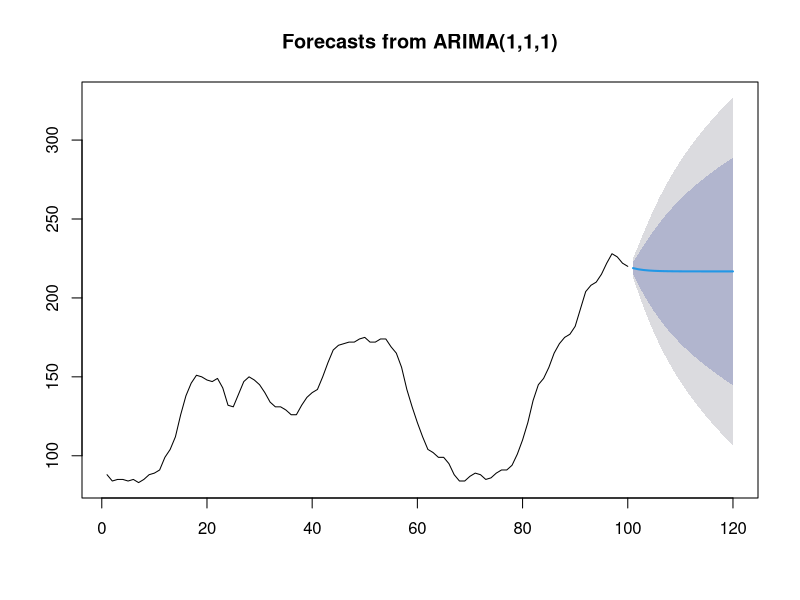
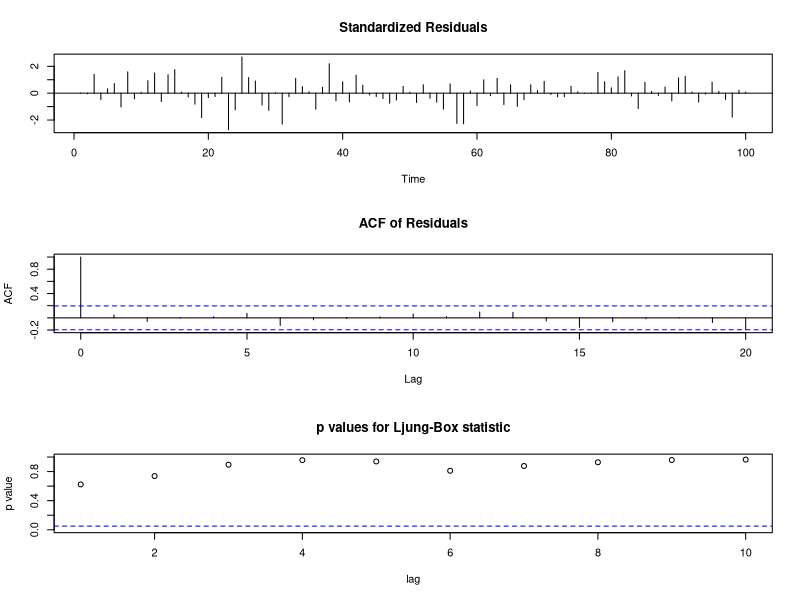

The R source for these figures, in order:
y = scan("./data/wwwusage.txt", skip = 1)


library(forecast)
fit <- auto.arima(y,max.p = 5,max.q = 5,max.P = 5,max.Q = 5,max.d = 3,seasonal = FALSE,ic = 'aicc')
plot(forecast(fit,h=20))
AIC(fit)
fit

pArr <- c(0, 1, 2, 3, 4, 5, 6, 7, 8, 9)
dArr <- c(0, 1, 2, 3)
qArr <- c(0, 1, 2, 3, 4, 5, 6, 7, 8, 9)

fit = arima(x = y, order=c(5,2,5)) 
tsdiag(fit)
BIC(fit)
bestAIC <- AIC(fit)
bestOrder <- ""

for (p in pArr) {
  for (d in dArr){
    for (q in qArr) {
      message(sprintf("Running Order: c(%s,%s,%s)", p, d, q))
      tryCatch({
        fit <-arima(x = y, order=c(p,d,q))
        newAIC = AIC(fit)
        if (newAIC < bestAIC) {
          bestAIC = AIC(fit)
          bestOrder <- sprintf("c(%s,%s,%s)", p, d, q)
          message(sprintf("Best AIC: %s Order: c(%s,%s,%s)", bestAIC, p, d, q))
        }
      },
      error=function(cond) {
        #message(sprintf("Error Order: c(%s,%s,%s) - %s", p, d, q, cond))
      },
      warning=function(cond) {
        #message(sprintf("Warning Order: c(%s,%s,%s) - %s", p, d, q, cond))
      })
    }
  }
}

(sprintf("Best AIC: %s Order: %s", bestAIC, bestOrder))